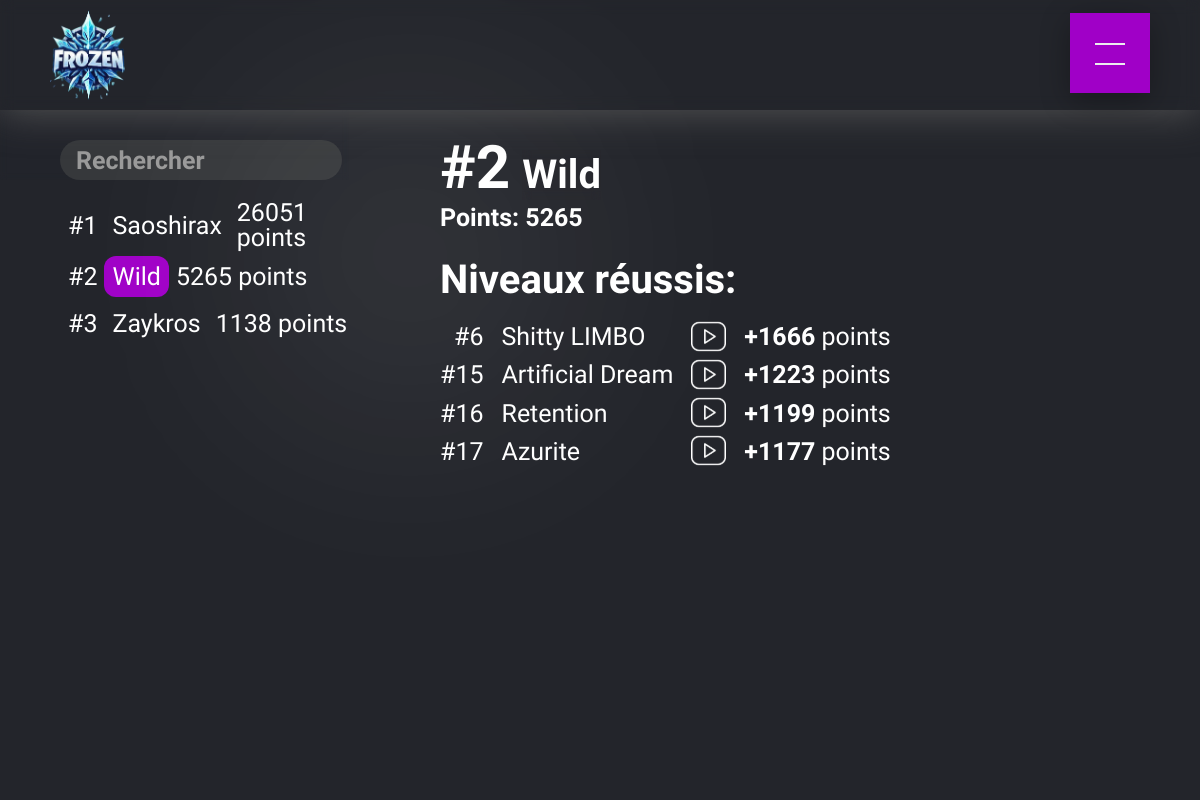
The page /classement/Wild on the database as committed earlier.
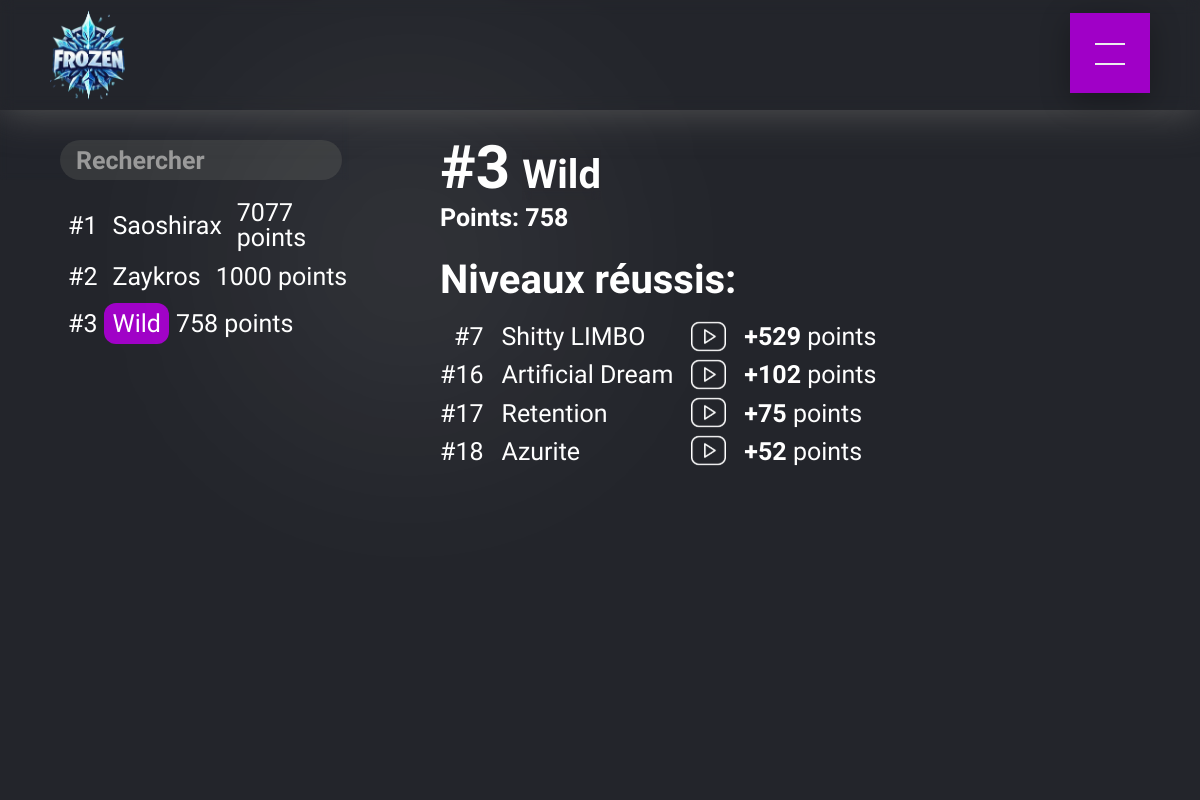
The same page on the database as committed later.
### tables this page shows
CREATE TABLE Joueur (
        id INTEGER PRIMARY KEY AUTOINCREMENT,
        nom TEXT NOT NULL UNIQUE,
        points INTEGER DEFAULT 0
    );

CREATE TABLE ReussiteNiveau (
        joueur_id INTEGER,
        niveau_id INTEGER,
        video_url TEXT,
        createurs TEXT,
        FOREIGN KEY (joueur_id) REFERENCES Joueur(id),
        FOREIGN KEY (niveau_id) REFERENCES Niveau(id),
        PRIMARY KEY (joueur_id, niveau_id)
    );

CREATE TABLE Niveau (
        id INTEGER PRIMARY KEY AUTOINCREMENT,
        nom TEXT NOT NULL UNIQUE,
        createurs TEXT NOT NULL,
        verifier TEXT,
        publisher TEXT,
        id_niveau INTEGER UNIQUE,
        points INTEGER NOT NULL,
        classement INTEGER,
        victoires INTEGER DEFAULT 0,
        mot_de_passe TEXT,
        video_url TEXT,
        image_url TEXT,
        duree INTEGER,
        duree_globale TEXT
    );

### app.py (the view)
@app.route('/classement/<string:nom>')
def joueur(nom):
    active_page = 'classement'
    connection = sqlite3.connect('DataBase.db')
    cursor = connection.cursor()
    cursor.execute('SELECT nom FROM Joueur WHERE nom = ?', (nom,))
    joueur = cursor.fetchone()
    if joueur is None:
        connection.close()
        return redirect(url_for('error404'))
    cursor.execute('SELECT id, nom, points FROM Joueur WHERE nom = ?', (nom,))
    joueur = cursor.fetchone()
    if joueur is None:
        return redirect(url_for('classement'))
    joueur_id = joueur[0]
    cursor.execute('SELECT nom FROM Joueur ORDER BY points DESC')
    joueurs = cursor.fetchall()
    joueur_classement = next((index + 1 for index, joueur_item in enumerate(joueurs) if joueur_item[0] == nom), None)
    cursor.execute('''
        SELECT Niveau.nom, Niveau.points, ReussiteNiveau.video_url, Niveau.classement
        FROM ReussiteNiveau
        JOIN Niveau ON ReussiteNiveau.niveau_id = Niveau.id
        WHERE ReussiteNiveau.joueur_id = ?
        ORDER BY Niveau.classement DESC
    ''', (joueur_id,))
    reussites = cursor.fetchall()
    cursor.execute('SELECT id, nom, points FROM Joueur ORDER BY points DESC')
    joueurs = cursor.fetchall()
    connection.close()
    return render_template('classement_joueur.html', joueur=joueur, reussites=reussites, joueurs=joueurs, selected_joueur=nom, joueur_classement=joueur_classement, active_page=active_page)

### templates/classement_joueur.html (shortened to what this page needs)
{% extends 'layout.html' %}
{% block styles %}
<link href="../static/classement/classement.css" rel="stylesheet">
{% endblock %}
{% block content %}
<div class="page-content">
    <div class="wrapper">
        <div class="home-left">
            <div class="searchinput-container">
                <div class="inputbackground">
                    <input class="searchInput" type="text" id="searchInput" onkeyup="filterLevels()" placeholder="Rechercher" autocomplete="off" spellcheck="false">
                </div>
            </div>
            <div class="home-left-container">
                <ul id="levelsList">
                    {% for joueur_item in joueurs %}
                        <div class="classement_nom_du_joueur">
                            <p class="classement_nom_du_joueur_position">#{{ loop.index }}</p>
                            <a class="home-right-container-wrapper {% if joueur_item[1] == selected_joueur %}selected{% endif %}" href="{{ url_for('joueur', nom=joueur_item[1]) }}" onclick="setSelectedLevel('{{ joueur_item[1] }}')">
                                <span class="classement_nom_du_joueur_nom">{{ joueur_item[1] }}</span>
                            </a>
                            <p class="home-right-container-paragraph">{{ joueur_item[2] }} points</p>
                        </div>
                    {% endfor %}
                </ul>
            </div>
        </div>
        <div class="home-right">
            <div class="home-right-container">
                <div class="home-right-wrapper">
                    <div class="home-right-wrapper-classement-joueur">
                        <p><span id="bold">#{{ joueur_classement }}</span></p>
                        <h1 class="title"><span id="bold">{{ joueur[1] }}</span></h1>
                    </div>
                    <p class="home-right-points-joueurs">Points: <span id="bold">{{ joueur[2] }}</span></p>
                    <h2 class="h2">Niveaux réussis:</h2>
                    <div class="reussites">
                        <ul>
                            {% for reussite in reussites|reverse %}
                                <li class="reussite-classement">
                                    <div>
                                        <p>#{{ reussite[3] }}</p>
                                    </div>
                                </li>
                            {% endfor %}
                        </ul>
                        <ul>
                            {% for reussite in reussites|reverse %}
                                <li class="reussite2">
                                    <div>
                                        <a href="{{ url_for('niveau', nom_niveau=reussite[0]) }}" onclick="setSelectedLevel('{{ reussite[0] }}')">
                                            <p>{{ reussite[0] }}</p>
                                        </a>
                                    </div>
                                </li>
                            {% endfor %}
                        </ul>
                        <ul class="logoyt-container">
                            {% for reussite in reussites|reverse %}
                                <li class="logo-yt">
                                    <a class="victoires-joueur-vid-link" target="_blank" href="{{ reussite[2] }}">
                                        <img class="logoyt" src="{{ url_for('static', filename='pictures/logo_youtube.svg') }}" alt="YouTube Video">
                                    </a>
                                </li>
                            {% endfor %}
                        </ul>
                        <ul>
                            {% for reussite in reussites|reverse %}
                                <li class="reussite">
                                    <div>
                                        <p><span id="bold">+{{ reussite[1] }}</span> points</p>
                                    </div>
                                </li>
                            {% endfor %}
                        </ul>
                    </div>
                </div>
            </div>
        </div>
    </div>
</div>
{% endblock %}

### templates/layout.html (shortened to what this page needs)
<!DOCTYPE html>
<html lang="fr">
<head>
    <link href="../static/reset.css" rel="stylesheet">
    {% block styles %}{% endblock %}
    <link href="../static/layout/layout.css" rel="stylesheet" />
</head>
<body>
    <header>
        <div class="mobile">
            <div class="nav-background"></div>
            <a href="/home" class="logo">
                <img src="{{ url_for('static', filename='pictures/logo.png') }}" alt="Logo de la Frozen Liste">
            </a>
            <label for="menu-icon"></label>
            <nav class="nav">
                <ul class="pt-5">
                </ul>
            </nav>
        </div>
    </header>
    <main>
        <div class="main-content">
            {% block content %}{% endblock %}
        </div>
    </main>
</body>
</html>

### static/layout/layout.css (style rules this page uses)
body { scrollbar-width: thin; scrollbar-color: #5c5c5c #aaaaaa; }
.nav-background { position: fixed; min-width: 100vw; min-height: 110px; z-index: 5; box-shadow: 0 0 40px rgb(88, 88, 88); -webkit-backdrop-filter: blur(7px); backdrop-filter: blur(7px); }
.menu-icon:checked + label, .menu-icon:not(:checked) + label { position: fixed; top: 43px; right: 75px; display: block; width: 30px; height: 30px; padding: 0; margin: 0; cursor: pointer; z-index: 10; }
.menu-icon:checked + label:before, .menu-icon:not(:checked) + label:before { position: absolute; content: ""; display: block; width: 30px; height: 20px; z-index: 20; top: 0; left: 0; border-top: 2px solid #ececee; transition: border-width 100ms 1500ms ease, top 100ms 1600ms cubic-bezier(0.23, 1, 0.32, 1), height 100ms 1600ms cubic-bezier(0.23, 1, 0.32, 1), background-color 200ms ease, transform 200ms cubic-bezier(0.23, 1, 0.32, 1); }
.menu-icon:checked + label:after, .menu-icon:not(:checked) + label:after { position: absolute; content: ""; display: block; width: 30px; height: 2px; z-index: 20; top: 10px; right: 0px; background-color: #ececee; margin-top: 10px; transition: width 100ms 1750ms ease, right 100ms 1750ms ease, margin-top 100ms ease, transform 200ms cubic-bezier(0.23, 1, 0.32, 1); }
.nav { position: fixed; top: 13px; right: 50px; display: block; width: 80px; height: 80px; padding: 0; margin: 0; z-index: 9; overflow: hidden; box-shadow: 0 8px 30px 0 rgba(0, 0, 0, 0.3); background-color: #A000C7; animation: border-transform 15s linear infinite; transition: top 350ms 1100ms cubic-bezier(0.23, 1, 0.32, 1), right 350ms 1100ms cubic-bezier(0.23, 1, 0.32, 1), transform 250ms 1100ms ease, width 650ms 400ms cubic-bezier(0.23, 1, 0.32, 1), height 650ms 400ms cubic-bezier(0.23, 1, 0.32, 1); }
.nav ul { position: absolute; top: 50%; left: 0; display: block; width: 100%; padding: 0; margin: 0; z-index: 6; text-align: center; transform: translateY(-50%); list-style: none; }
.logo { position: absolute; top: 10px; left: 50px; display: block; z-index: 11; transition: all 250ms linear; position: fixed; border-radius: 600px; }
.logo img { max-width: 75px; height: auto; width: auto; display: block; }

Rows that differ between the two databases and show on the page:
changed Joueur "Saoshirax": points "26051" → "7077"
changed Joueur "Zaykros": points "1138" → "1000"; moves up the list
changed Joueur "Wild": points "5265" → "758"
changed through a linked row, ReussiteNiveau "Shitty LIMBO": classement "6" → "7"; points "1666" → "529"
changed through a linked row, ReussiteNiveau "Artificial Dream": classement "15" → "16"; points "1223" → "102"
changed through a linked row, ReussiteNiveau "Retention": classement "16" → "17"; points "1199" → "75"
changed through a linked row, ReussiteNiveau "Azurite": classement "17" → "18"; points "1177" → "52"
Other text that changed with them:
{{ joueur_classement }}: "2" → "3"
